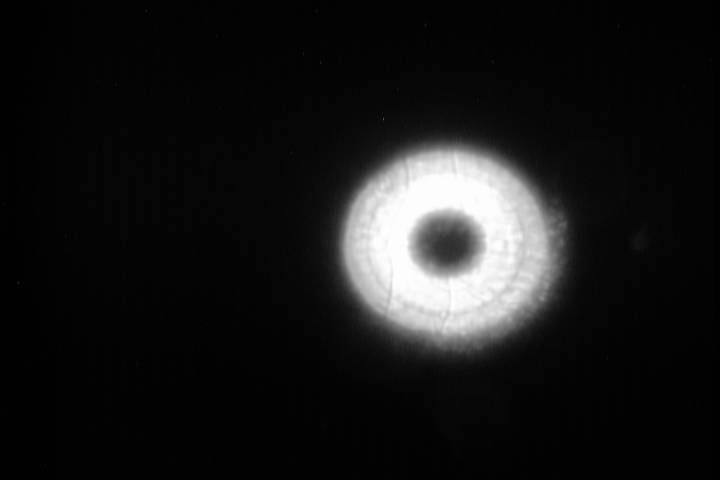
#> input picture assets/aligned.png, 720 x 480 px
$ python evaluate_alignment.py ../assets/aligned.png
#> lines starting #> are read from the running program, lines starting #| are printed output that depends on the picture
### scripts/symmetry.py
"""Brightness reflection symmetry in detector pixels.

x increases rightward and y downward. Axis angles are clockwise from +x,
modulo 180 degrees. Polar angular self-convolution uses complex FFT(P)**2
and radial area weights. Its argument is twice the reflection-axis angle.
Gaussian smoothing and bilinear resampling are implementation approximations.
Normalized reflection mismatch is measured on a fixed zero-padded domain;
zero extension assumes the crop contains the relevant signal. Local Powell
refinement uses a 2-pixel grid and final selection uses a 1-pixel grid.
"""
import numpy as np
from scipy.ndimage import gaussian_filter, map_coordinates
from scipy.optimize import minimize


def fit_symmetry(image, sigma=1.5, angle_samples=720, angle_bound_deg=10,
                 offset_bound_px=10, max_candidates=3, evaluation_step=2):
    """Return the best axis, candidate fits, and the normalized FFT score curve.

    Zero extension assumes the crop contains the relevant brightness pattern.
    The fixed evaluation disk's bounding square includes the crop and every
    reflection for |d| <= offset_bound_px. A low mismatch indicates mirror agreement;
    it does not establish that the chosen axis is unique. Candidate refinement is
    local and is not a guarantee of the global angle-and-position optimum.
    """
    image = np.asarray(image, dtype=float)
    if (image.ndim != 2 or not np.isfinite(image).all()
            or (image < 0).any() or image.sum() <= 0):
        raise ValueError('Expected a finite, nonnegative 2-D image with positive intensity')
    smooth = gaussian_filter(image, sigma, mode='constant')
    yy, xx = np.indices(image.shape)
    center = np.array([(smooth * xx).sum(), (smooth * yy).sum()]) / smooth.sum()
    height, width = image.shape
    corners = np.array([[0, 0], [width - 1, 0], [0, height - 1],
                        [width - 1, height - 1]])
    radius = np.linalg.norm(corners - center, axis=1).max() + 2
    radii = np.arange(0.5, np.ceil(radius), 1.0)
    phi = np.arange(angle_samples) * (2 * np.pi / angle_samples)
    polar = map_coordinates(smooth,
                            [center[1] + radii[:, None] * np.sin(phi),
                             center[0] + radii[:, None] * np.cos(phi)],
                            order=1, mode='grid-constant', cval=0, prefilter=False)
    spectrum = np.fft.rfft(polar, axis=1)
    score = np.fft.irfft((radii[:, None] * spectrum**2).sum(axis=0), n=angle_samples)
    score /= (radii[:, None] * polar**2).sum()
    angles = np.arange(angle_samples) * np.pi / angle_samples
    peaks = np.flatnonzero((score >= np.roll(score, 1)) & (score >= np.roll(score, -1)))
    selected = []
    for index in peaks[np.argsort(score[peaks])[::-1]]:
        if all(abs((angles[index] - angles[j] + np.pi / 2) % np.pi - np.pi / 2)
               >= np.deg2rad(15) for j in selected):
            selected.append(int(index))
        if len(selected) == max_candidates:
            break

    evaluation_radius = radius + 2 * offset_bound_px

    def evaluation_grid(step):
        gx = np.arange(np.floor(center[0] - evaluation_radius),
                       np.ceil(center[0] + evaluation_radius) + 1, step)
        gy = np.arange(np.floor(center[1] - evaluation_radius),
                       np.ceil(center[1] + evaluation_radius) + 1, step)
        grid_x, grid_y = np.meshgrid(gx, gy)
        original = map_coordinates(smooth, [grid_y, grid_x], order=1,
                                   mode='grid-constant', cval=0, prefilter=False)
        return grid_x, grid_y, original

    coarse_grid = evaluation_grid(evaluation_step)
    full_grid = evaluation_grid(1)

    def reflect(angle, offset, grid):
        grid_x, grid_y, _ = grid
        nx, ny = -np.sin(angle), np.cos(angle)
        distance = nx * (grid_x - center[0]) + ny * (grid_y - center[1]) - offset
        return map_coordinates(smooth,
                                    [grid_y - 2 * ny * distance,
                                     grid_x - 2 * nx * distance],
                                    order=1, mode='grid-constant', cval=0, prefilter=False)
    def mismatch(angle, offset, grid):
        original = grid[2]
        reflected = reflect(angle, offset, grid)
        return float(np.sum((original - reflected)**2)
                     / (np.sum(original**2) + np.sum(reflected**2)))

    candidates = []
    for index in selected:
        initial_angle = angles[index]
        # Scale both optimization coordinates to [-1, 1].
        angle_scale = np.deg2rad(angle_bound_deg)
        # The constant makes Powell's relative ftol an absolute mismatch tolerance
        # near perfect symmetry, where the mismatch approaches zero.
        fit = minimize(lambda p: 1.0 + mismatch(initial_angle + p[0] * angle_scale,
                                                p[1] * offset_bound_px, coarse_grid),
                       [0.0, 0.0], method='Powell', bounds=[(-1, 1), (-1, 1)],
                       options={'xtol': 1e-3, 'ftol': 1e-8, 'maxfev': 1000})
        angle = initial_angle + fit.x[0] * angle_scale
        offset = fit.x[1] * offset_bound_px
        initial_error = mismatch(initial_angle, 0, full_grid)
        refined_error = mismatch(angle, offset, full_grid)
        normal = np.array([-np.sin(angle), np.cos(angle)])
        point = center + offset * normal
        canonical_angle = angle % np.pi
        canonical_normal = np.array([-np.sin(canonical_angle), np.cos(canonical_angle)])
        candidates.append({
            'initial_angle_deg': float(np.rad2deg(initial_angle)),
            'initial_fft_score': float(score[index]),
            'initial_mismatch': initial_error,
            'angle_deg': float(np.rad2deg(canonical_angle)),
            'offset_px': float((point - center) @ canonical_normal),
            'axis_point_xy_px': point.tolist(),
            'axis_direction_xy': [float(np.cos(canonical_angle)), float(np.sin(canonical_angle))],
            'mismatch': refined_error,
            'optimizer_success': bool(fit.success),
            'optimizer_message': str(fit.message),
            'optimizer_evaluations': int(fit.nfev),
            'at_search_bound': bool(np.any(np.abs(fit.x) > 0.99)),
        })
    candidates.sort(key=lambda item: item['mismatch'])
    best = candidates[0]
    if not best['optimizer_success']:
        raise RuntimeError(f"Symmetry refinement failed: {best['optimizer_message']}")
    angle = np.deg2rad(best['angle_deg'])
    point = np.array(best['axis_point_xy_px'])
    perpendicular_angle = angle + np.pi / 2
    perpendicular_normal = np.array([-np.sin(perpendicular_angle), np.cos(perpendicular_angle)])
    perpendicular_offset = float((point - center) @ perpendicular_normal)
    original = full_grid[2]
    along = reflect(angle, best['offset_px'], full_grid)
    across = reflect(perpendicular_angle, perpendicular_offset, full_grid)
    best['perpendicular_mismatch'] = float(np.sum((original - across)**2)
                                          / (np.sum(original**2) + np.sum(across**2)))
    # Integrate absolute residuals over the full zero-padded pixel grid.
    normalization = 2 * smooth.sum()
    best['d_axis'] = float(np.abs(original - along).sum() / normalization)
    best['d_perp'] = float(np.abs(original - across).sum() / normalization)
    return {
        'centroid_xy_px': center.tolist(),
        'best_axis': candidates[0],
        'candidates': candidates,
        'fft_score_range': float(np.ptp(score)),
        'fft_angles_deg': np.rad2deg(angles).tolist(),
        'fft_scores': score.tolist(),
    }

### scripts/evaluate_alignment.py
#!/usr/bin/env python3
"""Crop an OSA image and measure its directed brightness-reflection axis."""
from __future__ import annotations

import argparse
from dataclasses import asdict, dataclass
import json
from pathlib import Path

import numpy as np
from PIL import Image
from scipy.ndimage import map_coordinates

from symmetry import fit_symmetry


@dataclass(frozen=True)
class Config:
    crop_xyxy: tuple[int, ...] | None = (276, 73, 616, 413)
    sigma: float = 1.5
    angle_samples: int = 720
    angle_bound_deg: float = 10.
    offset_bound_px: float = 10.
    max_candidates: int = 3
    evaluation_step: int = 2
    mismatch_relative_tolerance: float = 0.05

    def validate(self):
        crop = self.crop_xyxy
        if crop is not None and not isinstance(crop, (list, tuple)):
            raise ValueError("crop_xyxy must be an array of bounds or null")
        if crop and (len(crop) != 4 or any(type(v) is not int for v in crop)
                     or min(crop) < 0 or crop[2] - crop[0] < 16 or crop[3] - crop[1] < 16):
            raise ValueError("crop_xyxy must be nonnegative integer exclusive bounds, at least 16 x 16")
        numbers = [self.sigma, self.angle_bound_deg, self.offset_bound_px,
                   self.mismatch_relative_tolerance]
        if (not np.isfinite(numbers).all() or self.sigma < 0
            or not 0 < self.angle_bound_deg < 90 or self.offset_bound_px <= 0
            or not 0 <= self.mismatch_relative_tolerance < 1):
            raise ValueError("Invalid smoothing, refinement bounds, or mismatch_relative_tolerance")
        if (any(type(v) is not int for v in [self.angle_samples, self.max_candidates, self.evaluation_step])
            or self.angle_samples < 16 or self.max_candidates < 1 or self.evaluation_step < 1):
            raise ValueError("Require >=16 angular samples, >=1 candidate and positive integer evaluation_step")


def grayscale(array: np.ndarray) -> np.ndarray:
    """Preserve intensity units; RGB uses luminance weights without gamma decoding."""
    a = np.asarray(array, dtype=float)
    if a.ndim == 3 and a.shape[-1] == 3:
        a = a @ np.array([0.2126, 0.7152, 0.0722])
    if a.ndim != 2 or min(a.shape) < 16 or not np.isfinite(a).all():
        raise ValueError("Expected a finite 2-D grayscale or RGB image, at least 16 x 16")
    return a


def read_image(path: str | Path) -> np.ndarray:
    with Image.open(path) as image:
        if getattr(image, "n_frames", 1) != 1:
            raise ValueError("Select a single image from a multi-frame file first")
        return grayscale(np.asarray(image))


def json_safe(value):
    """Use standards-compliant JSON while retaining explicit infinite scores."""
    if isinstance(value, dict):
        return {k: json_safe(v) for k, v in value.items()}
    if isinstance(value, (list, tuple)):
        return [json_safe(v) for v in value]
    if isinstance(value, float) and not np.isfinite(value):
        return "inf" if value > 0 else "-inf" if value < 0 else None
    return value


# [22 lines left out: function auto_crop_bounds, not called in this run]


def crop_image(image, crop_xyxy, *, pad=False):
    """Extract exclusive bounds, zero-padding out-of-frame automatic windows."""
    x0, y0, x1, y1 = crop_xyxy
    height, width = image.shape
    if x0 < 0 or y0 < 0 or x1 > width or y1 > height:
        if not pad:
            raise ValueError("Configured crop exceeds image dimensions")
        patch = np.zeros((y1 - y0, x1 - x0), dtype=image.dtype)
        left, top, right, bottom = max(0, x0), max(0, y0), min(width, x1), min(height, y1)
        if left < right and top < bottom:
            patch[top-y0:bottom-y0, left-x0:right-x0] = image[top:bottom, left:right]
        return patch
    return image[y0:y1, x0:x1]


def axis_segment(point, direction, shape):
    """Signed distances along a unit axis where it intersects the pixel-center rectangle."""
    low, high = -np.inf, np.inf
    for p, v, extent in zip(point, direction, reversed(shape)):
        if abs(v) < 1e-12:
            if not 0 <= p <= extent - 1:
                raise ValueError("Axis does not intersect the image")
        else:
            ends = sorted((-p / v, (extent - 1 - p) / v))
            low, high = max(low, ends[0]), min(high, ends[1])
    if not np.isfinite([low, high]).all() or high - low < 1:
        raise ValueError("Axis has insufficient image support")
    return low, high


def directed_axis(image, point, direction, *, require_direction=True):
    """Orient a fitted axis by the slope of raw intensity versus signed distance.

    Bilinear samples span its full in-crop segment at <=1-pixel spacing. Ordinary
    least squares fits I(t)=slope*t+intercept; positive slope keeps the supplied
    direction and negative slope reverses it. A numerically flat profile has no
    defined brightness direction. An accepted line can still guide a perpendicular step.
    """
    point, direction = np.asarray(point), np.asarray(direction)
    low, high = axis_segment(point, direction, image.shape)
    t = np.linspace(low, high, int(np.ceil(high - low)) + 1)
    xy = point[:, None] + direction[:, None] * t
    values = map_coordinates(image, [xy[1], xy[0]], order=1, mode="nearest", prefilter=False)
    centered = t - t.mean()
    slope = float(centered @ (values - values.mean()) / (centered @ centered))
    numerical_floor = 64 * np.finfo(float).eps * max(1., float(np.max(np.abs(values))))
    brightness_direction = (direction if slope > 0 else -direction).tolist()
    if abs(slope) * (high - low) <= numerical_floor:
        if require_direction:
            raise ValueError("Along-axis intensity slope is zero; direction is undefined")
        brightness_direction = None
    return {"direction_xy": brightness_direction,
            "profile_slope_intensity_per_px": slope,
            "profile_intercept": float(values.mean() - slope * t.mean()),
            "profile_distance_px": t.tolist(), "profile_intensity": values.tolist()}


def evaluate(image, config=Config(), *, first_image_crop=None):
    """Return symmetry geometry, brightness direction, and mono-axial acceptance.

    Perpendicular mismatch is evaluated through the fitted axis point closest
    to the intensity centroid. Accept when D_perp - D_axis exceeds the threshold,
    where D is the absolute reflection residual divided by twice the smoothed crop intensity sum.
    Configuration errors raise; measurement failures remain in acquisition history.
    """
    config.validate()
    image = grayscale(image)
    result = {"config": asdict(config), "image_shape": list(image.shape),
              "crop_xyxy": list(config.crop_xyxy or ()), "valid": False,
              "error": None, "reasons": [], "fit": None}
    try:
        if not config.crop_xyxy:
            result["crop_xyxy"] = (list(first_image_crop) if first_image_crop is not None
                                   else auto_crop_bounds(image))
        patch = crop_image(image, result["crop_xyxy"], pad=not config.crop_xyxy)
        result["crop_shape"] = list(patch.shape)
        kwargs = {name: getattr(config, name) for name in
                  ("sigma", "angle_samples", "angle_bound_deg", "offset_bound_px", "max_candidates", "evaluation_step")}
        analysis = fit_symmetry(patch, **kwargs)
        fit = analysis["best_axis"]
        result.update(fit=fit, centroid_xy_px=analysis["centroid_xy_px"],
                      fft_score_range=analysis["fft_score_range"], candidates=analysis["candidates"])
        a, b = fit["mismatch"], fit["perpendicular_mismatch"]
        relative = abs(b - a) / max(a, b) if max(a, b) > 0 else 0.
        result.update(reflection_mismatch=a, perpendicular_mismatch=b, relative_mismatch_difference=relative)
        gap = fit["d_perp"] - fit["d_axis"]
        result.update(d_axis=fit["d_axis"], d_perp=fit["d_perp"], intensity_gap=gap)
        valid = gap > config.mismatch_relative_tolerance
        result.update(directed_axis(patch, fit["axis_point_xy_px"], fit["axis_direction_xy"],
                                    require_direction=False))
        result["valid"] = valid
        if not result["valid"]:
            result["reasons"].append("Signed intensity gap is at or below the acceptance threshold")
    except (ValueError, RuntimeError) as exc:
        result["error"] = str(exc)
        result["reasons"].append(str(exc))
    return result


def main():
    parser = argparse.ArgumentParser(description=__doc__)
    parser.add_argument("image", type=Path)
    parser.add_argument("--config", type=Path, help="Evaluator Config JSON")
    parser.add_argument("--crop", type=int, nargs=4, metavar=("X0", "Y0", "X1", "Y1"))
    parser.add_argument("--output", type=Path)
    args = parser.parse_args()
    options = json.loads(args.config.read_text()) if args.config else {}
    if args.crop is not None:
        options["crop_xyxy"] = args.crop
    result = evaluate(read_image(args.image), Config(**options))
#> in read_image, image is the input picture: PIL image 720x480 RGB; min 0, max 255, mean 24.6
#> in validate, `crop = self.crop_xyxy`: crop = (276, 73, 616, 413)
#> in crop_image, `return image[y0:y1, x0:x1]`:
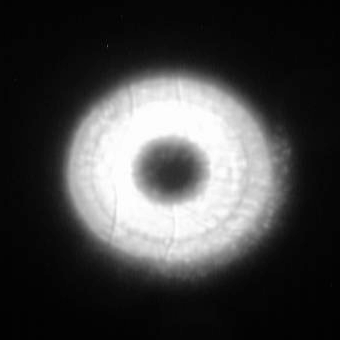
#> returned value: shape (340, 340) float64; min 0, max 255, mean 67.4
#> in fit_symmetry, `center = np.array([(smooth * xx).sum(), (smooth * yy).sum()]) / smooth..`: center = [171.7, 170.7]
#> in fit_symmetry, `radius = np.linalg.norm(corners - center, axis=1).max() + 2`: radius = 244.1
#> in fit_symmetry, `polar = map_coordinates(smooth, [center[1] + radii[:, None] * np.sin(p..`:
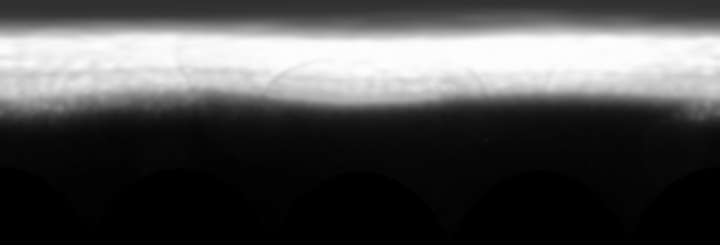
#> polar: shape (245, 720) float64; min 0, max 254.2, mean 79.8
#> in fit_symmetry, `score = np.fft.irfft((radii[:, None] * spectrum**2).sum(axis=0), n=ang..`: score = 720 values, max 1.66e+11 at index 33, min 1.63e+11 at index 573, mean 1.65e+11
#> in fit_symmetry, `score /= (radii[:, None] * polar**2).sum()`: score = 720 values, max 0.997 at index 33, min 0.984 at index 573, mean 0.991
#> in fit_symmetry, `peaks = np.flatnonzero((score >= np.roll(score, 1)) & (score >= np.rol..`: peaks = [33, 387]
#> the loop in fit_symmetry, `for index in peaks[np.argsort(score[peaks])[::-1]]:` made 2 passes
#> index on passes 1 to 2: 33, 387
#> in fit_symmetry, `evaluation_radius = radius + 2 * offset_bound_px`: evaluation_radius = 264.1
#> in evaluation_grid, `original = map_coordinates(smooth, [grid_y, grid_x], order=1, mode='gr..`:
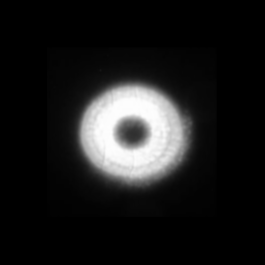
#> original: shape (265, 265) float64; min 0, max 254.1, mean 27.7
#> the loop in fit_symmetry, `for index in selected:` made 2 passes
#> (index, initial_angle, angle_scale, angle, offset, initial_error) on passes 1 to 2: (33, 0.144, 0.175, 0.145, 0.62, 0.00289), (387, 1.69, 0.175, 1.69, -0.0292, 0.00309)
#> pass 1, in reflect, `grid_x, grid_y, _ = grid`:
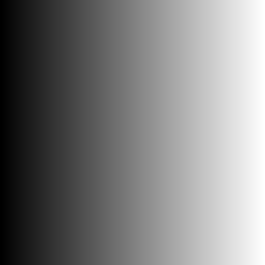
#> grid_x: shape (265, 265) float64; min -93, max 435, mean 171; drawn with min black and max white
#> pass 1, in reflect, `grid_x, grid_y, _ = grid`:
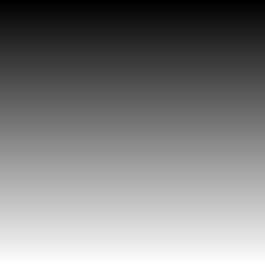
#> grid_y: shape (265, 265) float64; min -94, max 434, mean 170; drawn with min black and max white
#> pass 1, in reflect, `distance = nx * (grid_x - center[0]) + ny * (grid_y - center[1]) - off..`:
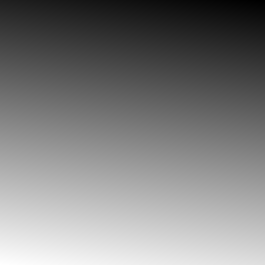
#> distance: shape (265, 265) float64; min -299.7, max 298.6, mean -0.6; drawn with min black and max white
#> after the loop in fit_symmetry, `for index in selected:`: candidates = 2 items
#> in fit_symmetry, `best = candidates[0]`: best = 12 items
#> in fit_symmetry, `angle = np.deg2rad(best['angle_deg'])`: angle = 0.145
#> in fit_symmetry, `point = np.array(best['axis_point_xy_px'])`: point = [171.6, 171.3]
#> in fit_symmetry, `perpendicular_angle = angle + np.pi / 2`: perpendicular_angle = 1.72
#> in fit_symmetry, `perpendicular_normal = np.array([-np.sin(perpendicular_angle), np.cos(..`: perpendicular_normal = [-0.99, -0.144]
#> in fit_symmetry, `perpendicular_offset = float((point - center) @ perpendicular_normal)`: perpendicular_offset = 1.63e-15
#> in fit_symmetry, `normalization = 2 * smooth.sum()`: normalization = 15575398.4
#> in evaluate, `analysis = fit_symmetry(patch, **kwargs)`: analysis = 6 items
#> in evaluate, `fit = analysis["best_axis"]`: fit = 15 items
#> in evaluate, `a, b = fit["mismatch"], fit["perpendicular_mismatch"]`: a = 0.00259; b = 0.00314
#> in evaluate, `relative = abs(b - a) / max(a, b) if max(a, b) > 0 else 0.`: relative = 0.177
#> in evaluate, `gap = fit["d_perp"] - fit["d_axis"]`: gap = -0.00036
#> in evaluate, `valid = gap > config.mismatch_relative_tolerance`: valid = False
#> in directed_axis, `point, direction = np.asarray(point), np.asarray(direction)`: point = [171.6, 171.3]; direction = [0.99, 0.144]
#> in axis_segment, `low, high = -np.inf, np.inf`: low = -inf; high = inf
#> the loop in axis_segment, `for p, v, extent in zip(point, direction, reversed(shape)):` made 2 passes
#> (p, v, extent, ends, low, high) on pass 2: (171.3, 0.144, 340, [-1188.2, 1163.2], -173.5, 169.1)
#> in directed_axis, `low, high = axis_segment(point, direction, image.shape)`: low = -173.5; high = 169.1
#> in directed_axis, `t = np.linspace(low, high, int(np.ceil(high - low)) + 1)`: t = 344 values from -173.5 to 169.1
#> in directed_axis, `values = map_coordinates(image, [xy[1], xy[0]], order=1, mode="nearest..`: values = 344 values, max 253.8 at index 127, min 7 at index 0, mean 116.7
#> in directed_axis, `centered = t - t.mean()`: centered = 344 values from -171.3 to 171.3
#> in directed_axis, `slope = float(centered @ (values - values.mean()) / (centered @ center..`: slope = 0.0186
#> in directed_axis, `numerical_floor = 64 * np.finfo(float).eps * max(1., float(np.max(np.a..`: numerical_floor = 3.61e-12
#> in directed_axis, `brightness_direction = (direction if slope > 0 else -direction).tolist()`: brightness_direction = [0.99, 0.144]
#> result = 22 items
    payload = json.dumps(json_safe(result), indent=2, allow_nan=False) + "\n"
    if args.output:
        args.output.write_text(payload)
    else:
        print(payload, end="")
#> (printed output is left out)


if __name__ == "__main__":
    main()
